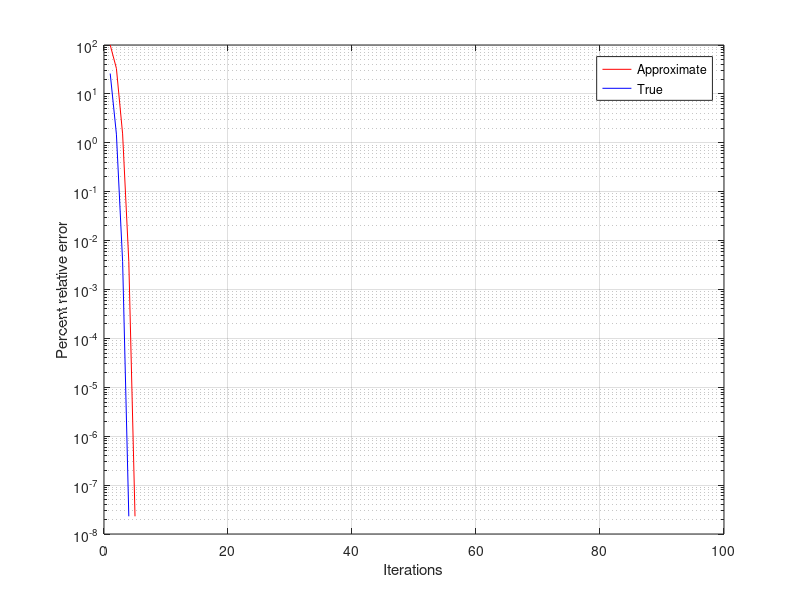

Source code (MATLAB):
ea=100; es=1e-5; maxit=100;
it=0; tzero=0.73908513321516064166;
ealist=zeros(1,maxit);
etlist=zeros(1,maxit);
f=@(x) x-cos(x);
fp=@(x) 1+sin(x);
oldx=0;
while 1
    newx=oldx-f(oldx)/fp(oldx);
    it=it+1;
    ea=abs((newx-oldx)/newx)*100;
    ealist(it)=ea;
    et=abs((tzero-newx)/newx)*100;
    etlist(it)=et;
    oldx=newx;
    if ea<=es || it>maxit
        break;
    end
end
semilogy(ealist,'r-'); hold on;
semilogy(etlist,'b-'); hold on; grid on;
xlabel('Iterations');
ylabel('Percent relative error');
legend('Approximate','True'); 